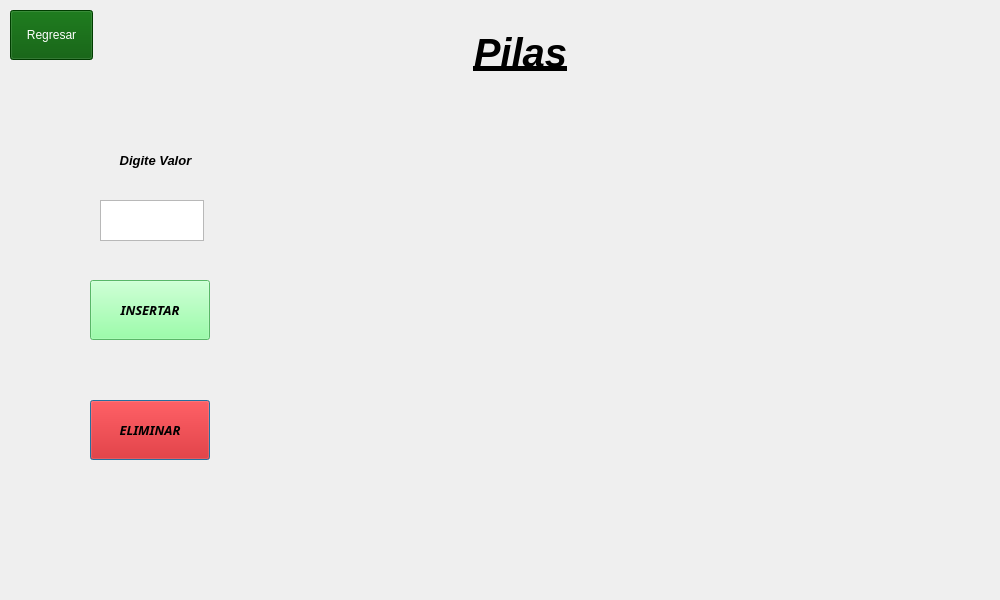
<?xml version="1.0" encoding="UTF-8"?>
<ui version="4.0">
 <class>PilasDialog</class>
 <widget class="QDialog" name="PilasDialog">
  <property name="geometry">
   <rect>
    <x>0</x>
    <y>0</y>
    <width>1000</width>
    <height>600</height>
   </rect>
  </property>
  <property name="windowTitle">
   <string>Dialog</string>
  </property>
  <widget class="QLabel" name="label">
   <property name="geometry">
    <rect>
     <x>440</x>
     <y>30</y>
     <width>161</width>
     <height>61</height>
    </rect>
   </property>
   <property name="font">
    <font>
     <pointsize>30</pointsize>
     <italic>true</italic>
     <bold>true</bold>
     <underline>true</underline>
     <strikeout>false</strikeout>
    </font>
   </property>
   <property name="text">
    <string>Pilas</string>
   </property>
   <property name="alignment">
    <set>Qt::AlignHCenter|Qt::AlignTop</set>
   </property>
   <property name="margin">
    <number>-10</number>
   </property>
   <property name="indent">
    <number>-50</number>
   </property>
  </widget>
  <widget class="QLabel" name="label_2">
   <property name="geometry">
    <rect>
     <x>100</x>
     <y>150</y>
     <width>111</width>
     <height>20</height>
    </rect>
   </property>
   <property name="font">
    <font>
     <pointsize>10</pointsize>
     <italic>true</italic>
     <bold>true</bold>
     <underline>false</underline>
    </font>
   </property>
   <property name="text">
    <string>Digite Valor</string>
   </property>
   <property name="alignment">
    <set>Qt::AlignCenter</set>
   </property>
  </widget>
  <widget class="QTextEdit" name="txt_value">
   <property name="geometry">
    <rect>
     <x>100</x>
     <y>200</y>
     <width>104</width>
     <height>41</height>
    </rect>
   </property>
   <property name="cursor" stdset="0">
    <cursorShape>IBeamCursor</cursorShape>
   </property>
  </widget>
  <widget class="QPushButton" name="btn_delete">
   <property name="geometry">
    <rect>
     <x>90</x>
     <y>400</y>
     <width>120</width>
     <height>60</height>
    </rect>
   </property>
   <property name="font">
    <font>
     <family>Rockwell</family>
     <pointsize>10</pointsize>
     <italic>true</italic>
     <bold>true</bold>
    </font>
   </property>
   <property name="cursor">
    <cursorShape>PointingHandCursor</cursorShape>
   </property>
   <property name="styleSheet">
    <string notr="true">
background-color: rgb(214, 0, 0);
color: rgb(0, 0, 0);</string>
   </property>
   <property name="text">
    <string>ELIMINAR</string>
   </property>
  </widget>
  <widget class="QPushButton" name="btn_insert">
   <property name="geometry">
    <rect>
     <x>90</x>
     <y>280</y>
     <width>120</width>
     <height>60</height>
    </rect>
   </property>
   <property name="font">
    <font>
     <family>Rockwell</family>
     <pointsize>10</pointsize>
     <italic>true</italic>
     <bold>true</bold>
    </font>
   </property>
   <property name="cursor">
    <cursorShape>PointingHandCursor</cursorShape>
   </property>
   <property name="styleSheet">
    <string notr="true">background-color: rgb(124, 255, 144);
color: rgb(0, 0, 0);</string>
   </property>
   <property name="text">
    <string>INSERTAR</string>
   </property>
  </widget>
  <widget class="QLabel" name="label_3">
   <property name="geometry">
    <rect>
     <x>270</x>
     <y>140</y>
     <width>501</width>
     <height>431</height>
    </rect>
   </property>
   <property name="text">
    <string/>
   </property>
   <property name="alignment">
    <set>Qt::AlignHCenter|Qt::AlignTop</set>
   </property>
   <property name="margin">
    <number>0</number>
   </property>
  </widget>
  <widget class="QPushButton" name="btn_regresarPi">
   <property name="geometry">
    <rect>
     <x>10</x>
     <y>10</y>
     <width>83</width>
     <height>50</height>
    </rect>
   </property>
   <property name="styleSheet">
    <string notr="true">
color: rgb(255, 255, 255);
background-color: rgb(0, 85, 0);</string>
   </property>
   <property name="text">
    <string>Regresar</string>
   </property>
  </widget>
 </widget>
 <resources/>
 <connections/>
</ui>
